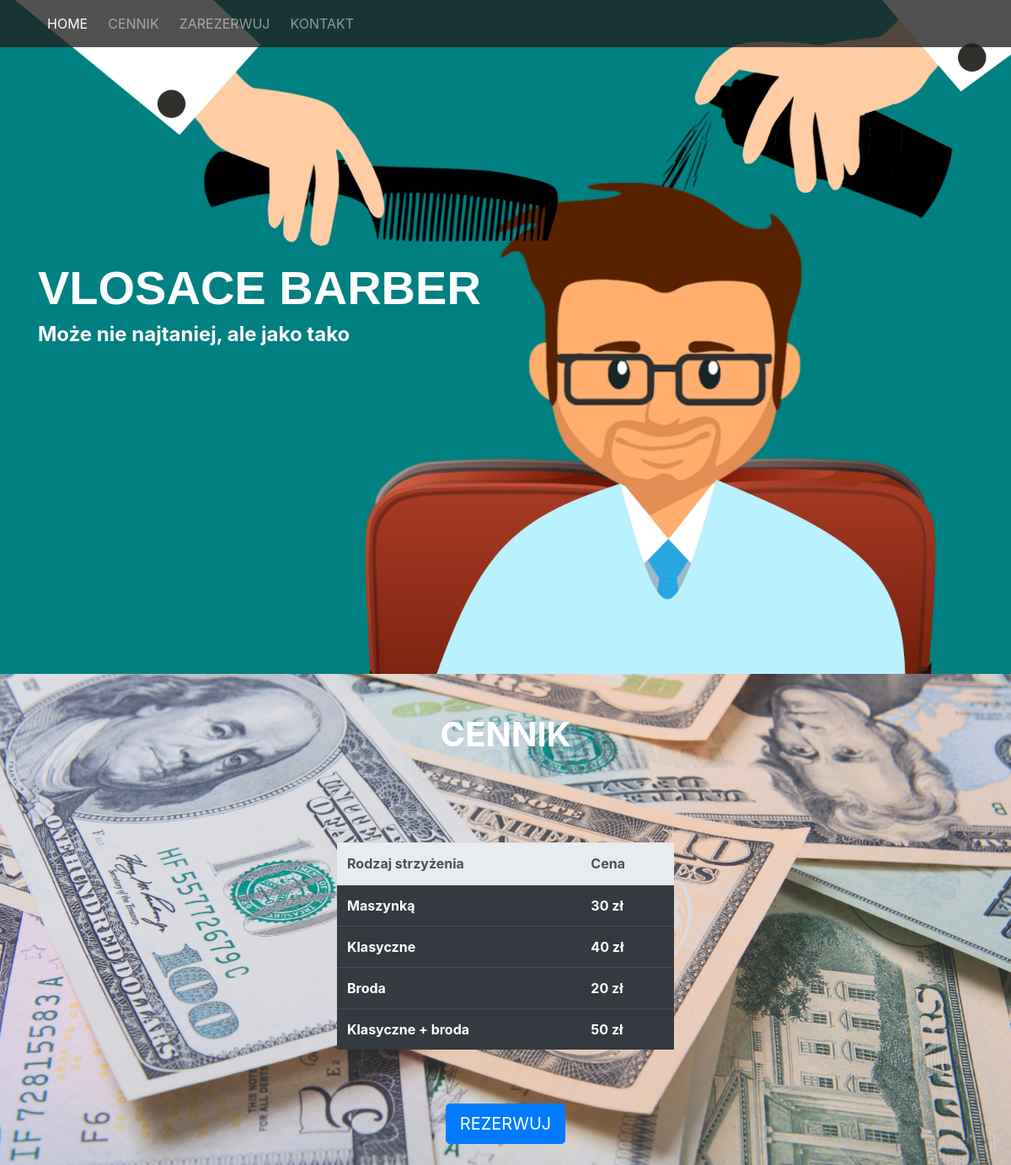
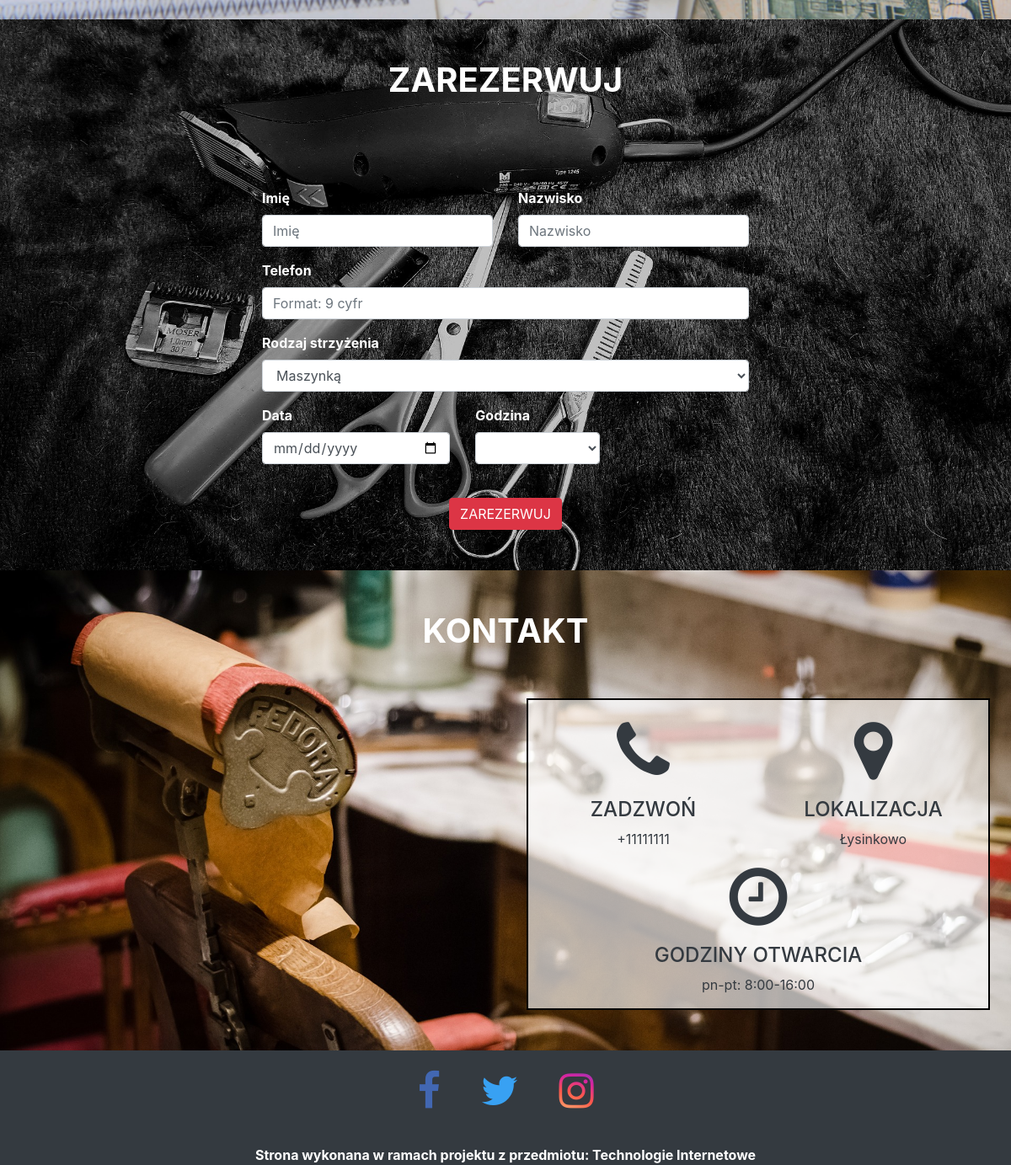
The page / on the database its author committed (2 pictures, top to bottom).
### tables this page shows
CREATE TABLE `haircut` (
  `id` int(11) NOT NULL,
  `name` varchar(200) NOT NULL,
  `price` float NOT NULL
);

### php/functions.php (called while the page is built, shortened)
<?php
require_once(__DIR__.'/../admin/sql_connect.php');
function get_hairCut()
{
    global $mysqli;
    $sql = "SELECT * from haircut";
    $result = $mysqli->query($sql);
    $rows = $result->fetch_all(MYSQLI_ASSOC);
    return $rows;
}
?>

### index.php (the view, shortened to what this page needs)
<?php
require_once('php/functions.php');
?>
<!doctype html>
<html lang="pl">
<head>
  <link rel="stylesheet" href="https://stackpath.bootstrapcdn.com/bootstrap/4.4.1/css/bootstrap.min.css"
>
  <link href="https://maxcdn.bootstrapcdn.com/font-awesome/4.6.3/css/font-awesome.min.css" rel="stylesheet"
>
  <link rel="stylesheet" href="css/style.css">
</head>
<body>
  <header>
    <nav class="navbar navbar-expand-lg navbar-dark pl-5">
      <div class="collapse navbar-collapse" id="navbarNav">
        <ul class="navbar-nav">
          <li class="nav-item active">
            <a class="nav-link pr-3" href="">HOME</a>
          </li>
          <li class="nav-item">
            <a class="nav-link pr-3" onclick="smoothScroll('#price_list')">CENNIK</a>
          </li>
          <li class="nav-item">
            <a class="nav-link pr-3" onclick="smoothScroll('#reservation')">ZAREZERWUJ</a>
          </li>
          <li class="nav-item">
            <a class="nav-link pr-3" onclick="smoothScroll('#about')">KONTAKT</a>
          </li>
        </ul>
      </div>
    </nav>
    <div class="container h-75 d-flex align-items-center">
      <div class="row">
        <div class="col-12">
          <h1 class="title display-4 mt-3 ">VLOSACE BARBER</h1>
        </div>
        <div class="col-12">
          <h4 class="text-white font-weight-bold ">Może nie najtaniej, ale jako tako</h4>
        </div>
      </div>
    </div>
  </header>
  <section id="price_list">
    <div class="container-fluid">
      <h1 class="text-center pt-5 pb-5 text-white font-weight-bold">CENNIK</h1>
      <div class="row d-flex justify-content-center">
        <div class="col-12 d-flex justify-content-center font-weight-bold pt-5 pb-5">
          <table class="table table-dark">
            <thead class="thead-light">
              <tr>
                <th scope="col">Rodzaj strzyżenia</th>
                <th scope="col">Cena</th>
              </tr>
            </thead>
            <tbody>
              <?php
                $rows = get_hairCut();
                foreach($rows as $r){
                  echo '<tr>';
                  echo '<td>'.$r['name'].'</td>';
                  echo '<td>'.$r['price'].' zł'.'</td>';
                  echo '</tr>';
                }
              ?>
            </tbody>
          </table>
        </div>
        <button href="" class="mb-5 btn btn-primary btn-lg" onclick="smoothScroll('#reservation')">REZERWUJ</button>
      </div>
    </div>
  </section>
  <section id="reservation">
    <div class="container-fluid">
      <h1 class="text-center p-5 text-white font-weight-bold">ZAREZERWUJ</h1>
      <div class="row">
        <div class="col-12 d-flex justify-content-center p-5 text-white">
          <form action="php/reserve.php" method="POST">
            <div class="row">
              <div class="col-sm-6">
                <div class="form-group">
                  <label for="name">Imię</label>
                  <input type="text" class="form-control" name="name" id="name" placeholder="Imię" required>
                </div>
              </div>
              <div class="col-sm-6">
                <div class="form-group">
                  <label for="nazwisko">Nazwisko</label>
                  <input type="text" class="form-control" name="surname" id="surname" placeholder="Nazwisko" required>
                </div>
              </div>
            </div>
            <div class="form-group">
              <label for="phone">Telefon</label>
              <input type="tel" pattern="[0-9]{9}" placeholder="Format: 9 cyfr" name = "phone" class="form-control" placeholder="Podaj nr telefonu" required>
            </div>
            <div class="form-group">
              <label for="cut">Rodzaj strzyżenia</label>
              <select name="cut" id="cut" class="form-control">
                <?php
                  $row = get_hairCut();
                  foreach($row as $r){
                    echo '<option value = "'.$r['id'].'">'.$r['name'].'</option>';
                  }
                  ?>
              </select>
            </div>
            <div class="row">
              <div class="col-sm-5">
                <div class="form-group">
                  <label for="date">Data</label>
                  <input type="date" class="form-control" name="date" id="date" onchange="getAvailableHours(this.value)" required>
                </div>
              </div>
              <div class="col-sm-7">
                <div class="row">
                  <div class="col-sm-6">
                    <div class="form-group">
                     <label for="Hour">Godzina</label>
                      <select name="Hour"class="form-control" id="Hour" require>
                      </select>
                    </div>
                  </div>
                </div>
              </div>
              <div class="col-12 mt-4">
                  <input type="submit" value="ZAREZERWUJ" class = "d-flex ml-auto mr-auto btn btn-danger">
              </div>
            </div>
          </form>
        </div>
      </div>
    </div>
  </section>
  <section id="about">
    <div class="container-fluid">
      <h1 class="text-center pt-5 pb-5 text-white font-weight-bold">KONTAKT</h1>
      <div class="row text-dark">
        <div class="col-lg-6 col-md-12 mb-5">
          <iframe class="map-size"
            src="https://www.google.com/maps/embed?pb=!1m18!1m12!1m3!1d7187.79243387444!2d19.295107122422973!3d49.74407931640512!2m3!1f0!2f0!3f0!3m2!1i1024!2i768!4f13.1!3m3!1m2!1s0x471683697bd635fb%3A0x2687f9ec2cb2427!2s%C5%81ysinkowo!5e0!3m2!1spl!2spl!4v1588844009849!5m2!1spl!2spl"
            frameborder="0" style="border:0" allowfullscreen></iframe>
        </div>
        <div class="col-lg-6 col-md-12 mb-5">
          <div class="row contact">
            <div class="col-lg-6 col-md-12">
              <div class="">
                <div class="text-center">
                  <i class="fa fa-phone fa-5x mb-3" aria-hidden="true"></i>
                  <h4 class="text-uppercase">Zadzwoń</h4>
                  <p>+11111111</p>
                </div>
              </div>
            </div>
            <div class="col-lg-6 col-mm-12">
              <div>
                <div class="text-center">
                  <i class="fa fa-map-marker fa-5x mb-3" aria-hidden="true"></i>
                  <h4 class="text-uppercase">Lokalizacja</h4>
                  <address>Łysinkowo</address>
                </div>
              </div>
            </div>
            <div class="col-12">
              <div>
                <div class="text-center">
                  <i class="fa fa-clock-o fa-5x mb-3" aria-hidden="true"></i>
                  <h4 class="text-uppercase">Godziny otwarcia</h4>
                  <p>pn-pt: 8:00-16:00</p>
                </div>
              </div>
            </div>
          </div>
        </div>
      </div>
    </div>
  </section>
  <Footer class="page-footer font-small bg-dark">
      <div class="container">
          <div class="row">
            <div class="col-12">
                <div class="d-flex justify-content-center">
                  <p>
                    <a href="https://pl-pl.facebook.com">
                    <i class = "fa fa-facebook p-4 fa-3x"></i>
                    </a>
                  </p>
                  <p>
                    <a href="https://twitter.com">
                    <i class = "fa fa-twitter p-4 fa-3x"></i>
                    </a>
                  </p>
                  <p>
                    <a href="https://www.instagram.com/?hl=pl">
                    <i class = "fa fa-instagram p-4 fa-3x"></i>
                    </a>
                  </p>
                </div>
            </div>
          </div>
      </div>
      <div class="footer-copyright text-center text-white font-weight-bold">
          Strona wykonana w ramach projektu z przedmiotu: Technologie Internetowe
      </div>
  </Footer>
</body>
</html>

### css/style.css (style rules this page uses)
header { height: 100vh; background-image: url('../assets/background.jpg'); background-color: rgba(0, 0, 0, .1); background-position: center; background-size: cover; }
header .title { color:white; font-weight: bold; font-family: Arial, Helvetica, sans-serif; }
nav { background-color: rgba(32, 30, 30, 0.774); }
nav li { cursor: pointer; }
#price_list { background-image: url('../assets/price_list.jpg'); background-repeat: no-repeat; background-size: cover; background-position: center; }
#price_list table { max-width: 400px; }
#reservation { background-image: url(../assets/reservation.jpg); background-repeat: no-repeat; background-size: cover; background-position: center; }
#reservation label { font-weight: bold; }
#about .map-size { width: 100%; height: 100%; min-height: 300px; }
#about { background-image: url('../assets/contact.jpg'); background-repeat: no-repeat; background-size: cover; background-position: center; }
#about .contact { margin-right: 10px; margin-left: 10px; padding-top: 20px; border: 2px solid black; background-color: rgb(255, 255, 255,0.65); }
Footer .fa-facebook { color: #4267B2; }
Footer .fa-twitter { color:#38A1F3; }
Footer .fa-instagram { color: transparent; background: radial-gradient(circle at 30% 107%, #fdf497 0%, #fdf497 5%, #fd5949 45%, #d6249f 60%, #285AEB 90%); background: -webkit-radial-gradient(circle at 30% 107%, #fdf497 0%, #fdf497 5%, #fd5949 45%, #d6249f 60%, #285AEB 90%); background-clip: text; -webkit-background-clip: text; }

### rows shown on the page
haircut: name "Maszynką", price "30"
haircut: name "Klasyczne", price "40"
haircut: name "Broda", price "20"
haircut: name "Klasyczne + broda", price "50"

### other values the page prints
form field cut "Maszynką"
